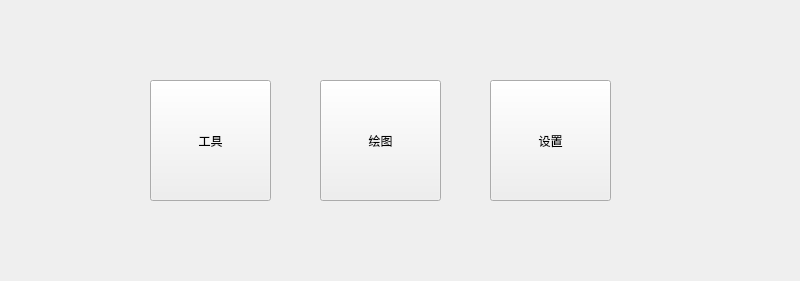
<?xml version="1.0" encoding="UTF-8"?>
<ui version="4.0">
 <class>HeaderForm</class>
 <widget class="QWidget" name="HeaderForm">
  <property name="geometry">
   <rect>
    <x>0</x>
    <y>0</y>
    <width>800</width>
    <height>281</height>
   </rect>
  </property>
  <property name="windowTitle">
   <string>Form</string>
  </property>
  <widget class="QToolButton" name="toolButton_2">
   <property name="geometry">
    <rect>
     <x>490</x>
     <y>80</y>
     <width>121</width>
     <height>121</height>
    </rect>
   </property>
   <property name="text">
    <string>设置</string>
   </property>
   <property name="icon">
    <iconset resource="../Resources.qrc">
     <normaloff>:/icons/res/login.png</normaloff>:/icons/res/login.png</iconset>
   </property>
   <property name="iconSize">
    <size>
     <width>80</width>
     <height>80</height>
    </size>
   </property>
   <property name="toolButtonStyle">
    <enum>Qt::ToolButtonTextUnderIcon</enum>
   </property>
  </widget>
  <widget class="QToolButton" name="toolButton">
   <property name="geometry">
    <rect>
     <x>150</x>
     <y>80</y>
     <width>121</width>
     <height>121</height>
    </rect>
   </property>
   <property name="text">
    <string>工具</string>
   </property>
   <property name="icon">
    <iconset resource="../Resources.qrc">
     <normaloff>:/icons/res/open.png</normaloff>:/icons/res/open.png</iconset>
   </property>
   <property name="iconSize">
    <size>
     <width>80</width>
     <height>80</height>
    </size>
   </property>
   <property name="toolButtonStyle">
    <enum>Qt::ToolButtonTextUnderIcon</enum>
   </property>
  </widget>
  <widget class="QToolButton" name="toolButton_3">
   <property name="geometry">
    <rect>
     <x>320</x>
     <y>80</y>
     <width>121</width>
     <height>121</height>
    </rect>
   </property>
   <property name="text">
    <string>绘图</string>
   </property>
   <property name="icon">
    <iconset resource="../Resources.qrc">
     <normaloff>:/icons/res/app.ico</normaloff>:/icons/res/app.ico</iconset>
   </property>
   <property name="iconSize">
    <size>
     <width>80</width>
     <height>80</height>
    </size>
   </property>
   <property name="toolButtonStyle">
    <enum>Qt::ToolButtonTextUnderIcon</enum>
   </property>
  </widget>
 </widget>
 <resources>
  <include location="../Resources.qrc"/>
 </resources>
 <connections/>
</ui>
